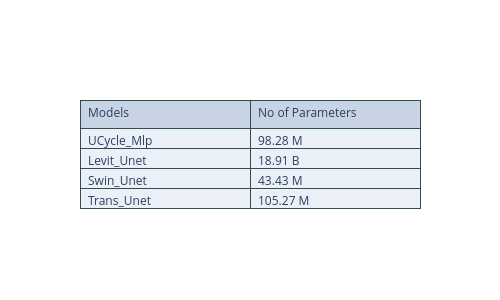

The notebook cell this image was saved under:
### Code cell
fig = go.Figure(data=[go.Table(
    header=dict(values=['Models', 'No of Parameters'],
                line_color='darkslategray',
                # fill_color='lightskyblue',
                align='left'),
    cells=dict(values=[model_metrics_df['models'], # 1st column
                       ['98.28 M', '18.91 B', '43.43 M', '105.27 M']], # 2nd column
               line_color='darkslategray',
            #    fill_color='lightcyan',
               align='left'))
])

fig.update_layout(width=500, height=300)
fig.show()

### Figure 1 — Plotly figure (JSON) as saved in the notebook; plotly's stock layout.template omitted (floating-point values rounded to 4 significant figures)
{"data": [{"cells": {"align": "left", "line": {"color": "darkslategray"}, "values": [["UCycle_Mlp", "Levit_Unet", "Swin_Unet", "Trans_Unet"], ["98.28 M", "18.91 B", "43.43 M", "105.27 M"]]}, "header": {"align": "left", "line": {"color": "darkslategray"}, "values": ["Models", "No of Parameters"]}, "type": "table"}], "layout": {"height": 300, "width": 500}}
